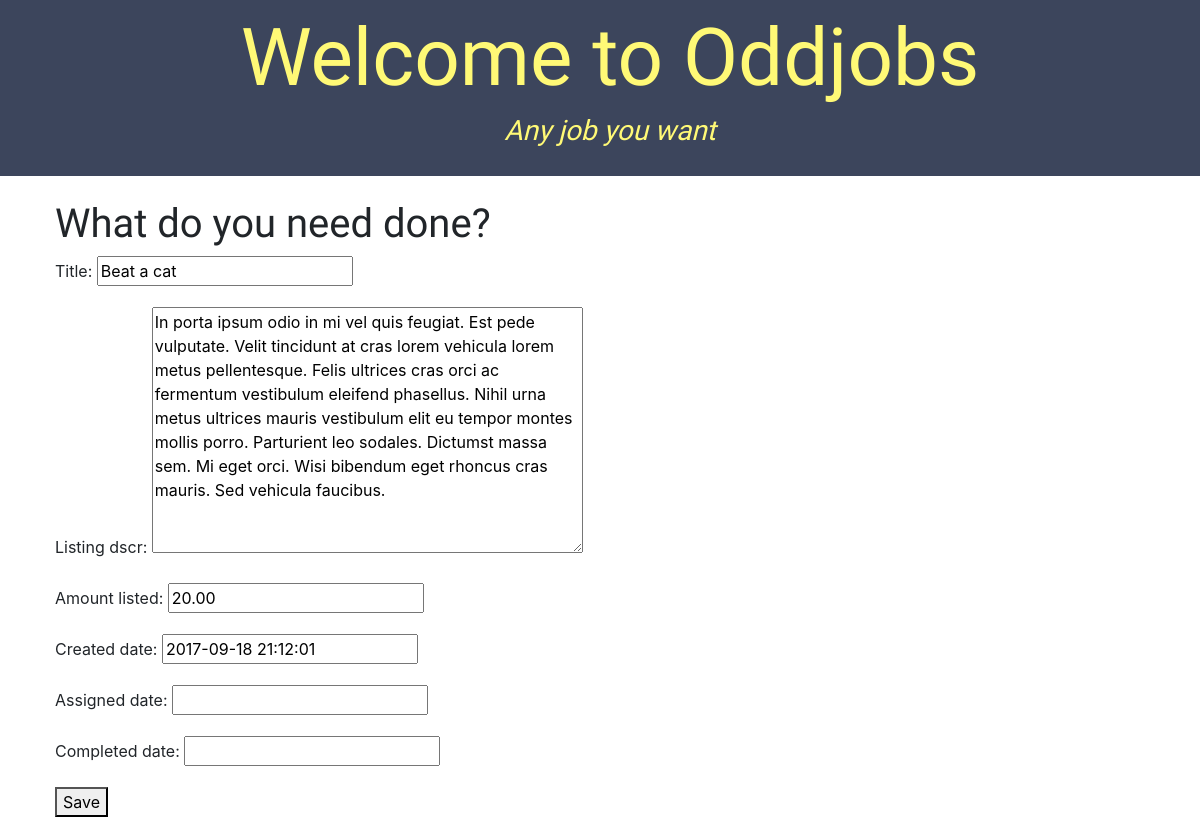
Before: /listing/1/edit/ with the older database file.
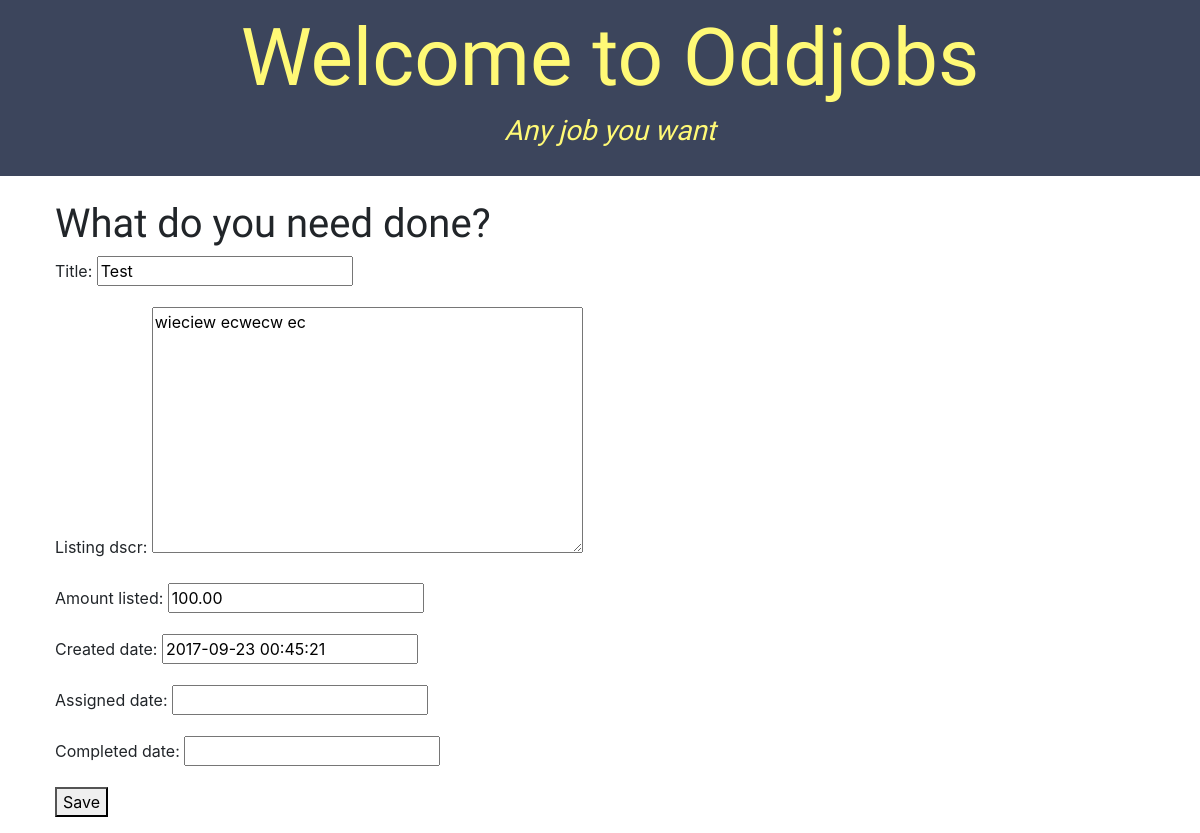
After: the same page with the newer database file.
### listings/models.py (models this page shows, shortened)
class Listing(models.Model):
	is_assigned = models.BooleanField(default=False)
	listee = models.ForeignKey('auth.User')
	title = models.CharField(max_length=200)
	listing_dscr = models.TextField(max_length=500)
	amount_listed = models.DecimalField(max_digits=6, decimal_places=2)
	created_date = models.DateTimeField(blank=True, null=True)
	assigned_date = models.DateTimeField(blank=True, null=True)
	completed_date = models.DateTimeField(blank=True, null=True)

### listings/views.py (the view)
# urls.py: url(r'^listing/(?P<pk>\d+)/edit/$', views.listing_edit, name='listing_edit'),
def listing_edit(request, pk):
	listing = get_object_or_404(Listing, pk=pk)
	if request.method == "POST":
		form = ListingForm(request.POST, instance=listing)
		if form.is_valid():
			listing = form.save(commit=False)
			listing.listee = request.user
			listing.created_date = timezone.now()
			listing.save() #changed to listing.save, works!
			return redirect('listing_detail', pk=listing.pk)
	else:
		form = ListingForm(instance=listing)
	return render(request, 'listings/listing_edit.html', {'form': form})

### listings/forms.py
class ListingForm(ModelForm):
	class Meta:
		model = Listing
		fields = ('title', 'listing_dscr', 'amount_listed','created_date','assigned_date','completed_date',)

### listings/templates/listings/listing_edit.html
{% extends 'listings/base.html' %}
{% block content %}
	<div class="listing_edit">
	<h1>What do you need done?</h1>
	<form method="POST" class="post-form">{% csrf_token %}
	{{ form.as_p }}
	<button class="button-primary">Save</button>
	</form>
	</div>
{% endblock %}

Changed rows visible on the page:
changed Listing: title "Beat a cat" → "Test"; listing_dscr "In porta ipsum odio in mi vel quis feugiat. Est pede vulputate. Velit tincidunt at cras lorem vehicula lorem metus pellentesque. Felis ultrices cras orci ac fermentum vestibulum eleifend phasellus. Nihil urna metus ultrices mauris vestibulum elit eu tempor montes mollis porro. Parturient leo sodales. Dictumst massa sem. Mi eget orci. Wisi bibendum eget rhoncus cras mauris. Sed vehicula faucibus." → "wieciew ecwecw ec"; amount_listed "20.00" → "100.00"; created_date "2017-09-18 21:12:01" → "2017-09-23 00:45:21"
